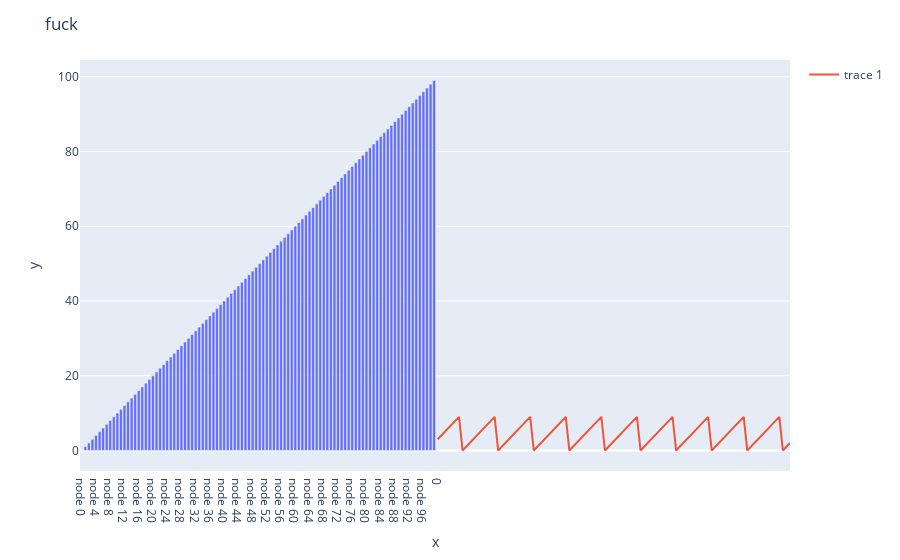
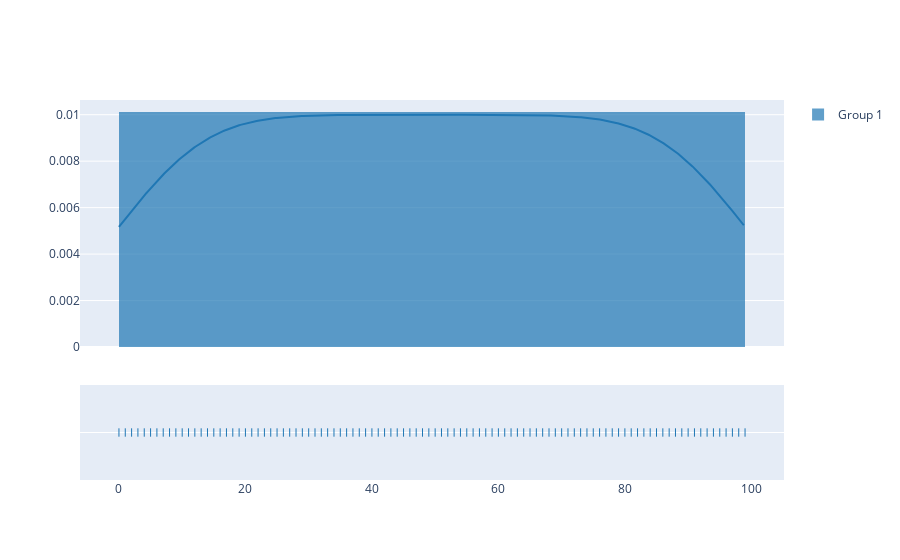

The notebook cell saved with these charts, in order:
### Code cell
import plotly.express as px

x = []
y = []
s = []

for i in range(100):
    x.append("node {}".format(i))
    y.append(i)
    s.append((i+3)%10)

fig = px.bar(x=x, y=y)
fig.add_scatter(y=s)
fig.layout.title = "fuck"
fig.show()

group_labels = ['Group 1']
fig2 = ff.create_distplot([y], group_labels)
fig2.show()

### Figure 1 — Plotly figure (JSON) as saved in the notebook; plotly's stock layout.template omitted (floating-point values rounded to 4 significant figures)
{"data": [{"alignmentgroup": "True", "hovertemplate": "x=%{x}<br>y=%{y}<extra></extra>", "legendgroup": "", "marker": {"color": "#636efa", "pattern": {"shape": ""}}, "name": "", "offsetgroup": "", "orientation": "v", "showlegend": false, "textposition": "auto", "type": "bar", "x": ["node 0", "node 1", "node 2", "node 3", "node 4", "node 5", "node 6", "node 7", "node 8", "node 9", "node 10", "node 11", "node 12", "node 13", "node 14", "node 15", "node 16", "node 17", "node 18", "node 19", "node 20", "node 21", "node 22", "node 23", "node 24", "node 25", "node 26", "node 27", "node 28", "node 29", "node 30", "node 31", "node 32", "node 33", "node 34", "node 35", "node 36", "node 37", "node 38", "node 39", "node 40", "node 41", "node 42", "node 43", "node 44", "node 45", "node 46", "node 47", "node 48", "node 49", "node 50", "node 51", "node 52", "node 53", "node 54", "node 55", "node 56", "node 57", "node 58", "node 59", "node 60", "node 61", "node 62", "node 63", "node 64", "node 65", "node 66", "node 67", "node 68", "node 69", "node 70", "node 71", "node 72", "node 73", "node 74", "node 75", "node 76", "node 77", "node 78", "node 79", "node 80", "node 81", "node 82", "node 83", "node 84", "node 85", "node 86", "node 87", "node 88", "node 89", "node 90", "node 91", "node 92", "node 93", "node 94", "node 95", "node 96", "node 97", "node 98", "node 99"], "xaxis": "x", "y": [0, 1, 2, 3, 4, 5, 6, 7, 8, 9, 10, 11, 12, 13, 14, 15, 16, 17, 18, 19, 20, 21, 22, 23, 24, 25, 26, 27, 28, 29, 30, 31, 32, 33, 34, 35, 36, 37, 38, 39, 40, 41, 42, 43, 44, 45, 46, 47, 48, 49, 50, 51, 52, 53, 54, 55, 56, 57, 58, 59, 60, 61, 62, 63, 64, 65, 66, 67, 68, 69, 70, 71, 72, 73, 74, 75, 76, 77, 78, 79, 80, 81, 82, 83, 84, 85, 86, 87, 88, 89, 90, 91, 92, 93, 94, 95, 96, 97, 98, 99], "yaxis": "y"}, {"type": "scatter", "y": [3, 4, 5, 6, 7, 8, 9, 0, 1, 2, 3, 4, 5, 6, 7, 8, 9, 0, 1, 2, 3, 4, 5, 6, 7, 8, 9, 0, 1, 2, 3, 4, 5, 6, 7, 8, 9, 0, 1, 2, 3, 4, 5, 6, 7, 8, 9, 0, 1, 2, 3, 4, 5, 6, 7, 8, 9, 0, 1, 2, 3, 4, 5, 6, 7, 8, 9, 0, 1, 2, 3, 4, 5, 6, 7, 8, 9, 0, 1, 2, 3, 4, 5, 6, 7, 8, 9, 0, 1, 2, 3, 4, 5, 6, 7, 8, 9, 0, 1, 2]}], "layout": {"autosize": true, "barmode": "relative", "legend": {"tracegroupgap": 0}, "margin": {"t": 60}, "title": {"text": "fuck"}, "xaxis": {"anchor": "y", "autorange": true, "domain": [0, 1], "range": [-0.5, 199], "title": {"text": "x"}, "type": "category"}, "yaxis": {"anchor": "x", "autorange": true, "domain": [0, 1], "range": [-5.5, 104.5], "title": {"text": "y"}, "type": "linear"}}}

### Figure 2 — Plotly figure (JSON) as saved in the notebook; plotly's stock layout.template omitted (floating-point values rounded to 4 significant figures; data arrays with more than 128 entries replaced by an {"elided": "..."} marker saying what was removed)
{"data": [{"histnorm": "probability density", "legendgroup": "Group 1", "marker": {"color": "rgb(31, 119, 180)"}, "name": "Group 1", "opacity": 0.7, "type": "histogram", "x": [0, 1, 2, 3, 4, 5, 6, 7, 8, 9, 10, 11, 12, 13, 14, 15, 16, 17, 18, 19, 20, 21, 22, 23, 24, 25, 26, 27, 28, 29, 30, 31, 32, 33, 34, 35, 36, 37, 38, 39, 40, 41, 42, 43, 44, 45, 46, 47, 48, 49, 50, 51, 52, 53, 54, 55, 56, 57, 58, 59, 60, 61, 62, 63, 64, 65, 66, 67, 68, 69, 70, 71, 72, 73, 74, 75, 76, 77, 78, 79, 80, 81, 82, 83, 84, 85, 86, 87, 88, 89, 90, 91, 92, 93, 94, 95, 96, 97, 98, 99], "xaxis": "x", "xbins": {"end": 99, "size": 1, "start": 0}, "yaxis": "y"}, {"legendgroup": "Group 1", "marker": {"color": "rgb(31, 119, 180)"}, "mode": "lines", "name": "Group 1", "showlegend": false, "type": "scatter", "x": {"elided": "500 float values"}, "xaxis": "x", "y": {"elided": "500 float values"}, "yaxis": "y"}, {"legendgroup": "Group 1", "marker": {"color": "rgb(31, 119, 180)", "symbol": "line-ns-open"}, "mode": "markers", "name": "Group 1", "showlegend": false, "type": "scatter", "x": [0, 1, 2, 3, 4, 5, 6, 7, 8, 9, 10, 11, 12, 13, 14, 15, 16, 17, 18, 19, 20, 21, 22, 23, 24, 25, 26, 27, 28, 29, 30, 31, 32, 33, 34, 35, 36, 37, 38, 39, 40, 41, 42, 43, 44, 45, 46, 47, 48, 49, 50, 51, 52, 53, 54, 55, 56, 57, 58, 59, 60, 61, 62, 63, 64, 65, 66, 67, 68, 69, 70, 71, 72, 73, 74, 75, 76, 77, 78, 79, 80, 81, 82, 83, 84, 85, 86, 87, 88, 89, 90, 91, 92, 93, 94, 95, 96, 97, 98, 99], "xaxis": "x", "y": ["Group 1", "Group 1", "Group 1", "Group 1", "Group 1", "Group 1", "Group 1", "Group 1", "Group 1", "Group 1", "Group 1", "Group 1", "Group 1", "Group 1", "Group 1", "Group 1", "Group 1", "Group 1", "Group 1", "Group 1", "Group 1", "Group 1", "Group 1", "Group 1", "Group 1", "Group 1", "Group 1", "Group 1", "Group 1", "Group 1", "Group 1", "Group 1", "Group 1", "Group 1", "Group 1", "Group 1", "Group 1", "Group 1", "Group 1", "Group 1", "Group 1", "Group 1", "Group 1", "Group 1", "Group 1", "Group 1", "Group 1", "Group 1", "Group 1", "Group 1", "Group 1", "Group 1", "Group 1", "Group 1", "Group 1", "Group 1", "Group 1", "Group 1", "Group 1", "Group 1", "Group 1", "Group 1", "Group 1", "Group 1", "Group 1", "Group 1", "Group 1", "Group 1", "Group 1", "Group 1", "Group 1", "Group 1", "Group 1", "Group 1", "Group 1", "Group 1", "Group 1", "Group 1", "Group 1", "Group 1", "Group 1", "Group 1", "Group 1", "Group 1", "Group 1", "Group 1", "Group 1", "Group 1", "Group 1", "Group 1", "Group 1", "Group 1", "Group 1", "Group 1", "Group 1", "Group 1", "Group 1", "Group 1", "Group 1", "Group 1"], "yaxis": "y2"}], "layout": {"autosize": true, "barmode": "overlay", "hovermode": "closest", "legend": {"traceorder": "reversed"}, "xaxis": {"anchor": "y2", "autorange": true, "domain": [0, 1], "range": [-6.049, 105.0], "type": "linear", "zeroline": false}, "yaxis": {"anchor": "free", "autorange": true, "domain": [0.35, 1], "position": 0, "range": [0, 0.01063], "type": "linear"}, "yaxis2": {"anchor": "x", "autorange": true, "domain": [0, 0.25], "dtick": 1, "range": [-1, 1], "showticklabels": false, "type": "category"}}}
